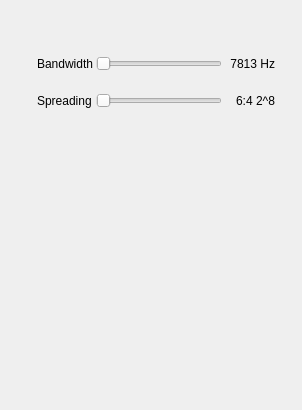
<?xml version="1.0" encoding="UTF-8"?>
<ui version="4.0">
 <class>LoRaDemodGUI</class>
 <widget class="RollupWidget" name="LoRaDemodGUI">
  <property name="geometry">
   <rect>
    <x>0</x>
    <y>0</y>
    <width>302</width>
    <height>410</height>
   </rect>
  </property>
  <property name="windowTitle">
   <string>LoRa Demodulator</string>
  </property>
  <widget class="QWidget" name="settingsContainer" native="true">
   <property name="geometry">
    <rect>
     <x>35</x>
     <y>35</y>
     <width>242</width>
     <height>96</height>
    </rect>
   </property>
   <property name="windowTitle">
    <string>Settings</string>
   </property>
   <layout class="QGridLayout" name="gridLayout">
    <property name="margin">
     <number>2</number>
    </property>
    <property name="spacing">
     <number>3</number>
    </property>
    <item row="0" column="0">
     <widget class="QLabel" name="label">
      <property name="text">
       <string>Bandwidth</string>
      </property>
     </widget>
    </item>
    <item row="1" column="0">
     <widget class="QLabel" name="mabel">
      <property name="text">
       <string>Spreading</string>
      </property>
     </widget>
    </item>
    <item row="0" column="1">
     <widget class="QSlider" name="BW">
      <property name="minimum">
       <number>0</number>
      </property>
      <property name="maximum">
       <number>4</number>
      </property>
      <property name="pageStep">
       <number>1</number>
      </property>
      <property name="value">
       <number>0</number>
      </property>
      <property name="orientation">
       <enum>Qt::Horizontal</enum>
      </property>
     </widget>
    </item>
    <item row="1" column="1">
     <widget class="QSlider" name="Spread">
      <property name="minimum">
       <number>0</number>
      </property>
      <property name="maximum">
       <number>2</number>
      </property>
      <property name="pageStep">
       <number>1</number>
      </property>
      <property name="value">
       <number>0</number>
      </property>
      <property name="orientation">
       <enum>Qt::Horizontal</enum>
      </property>
     </widget>
    </item>
    <item row="0" column="2">
     <widget class="QLabel" name="BWText">
      <property name="minimumSize">
       <size>
        <width>50</width>
        <height>0</height>
       </size>
      </property>
      <property name="text">
       <string>7813 Hz</string>
      </property>
      <property name="alignment">
       <set>Qt::AlignRight|Qt::AlignTrailing|Qt::AlignVCenter</set>
      </property>
     </widget>
    </item>
    <item row="1" column="2">
     <widget class="QLabel" name="SpreadText">
      <property name="minimumSize">
       <size>
        <width>50</width>
        <height>0</height>
       </size>
      </property>
      <property name="text">
       <string>6:4 2^8</string>
      </property>
      <property name="alignment">
       <set>Qt::AlignRight|Qt::AlignTrailing|Qt::AlignVCenter</set>
      </property>
     </widget>
    </item>
   </layout>
  </widget>
  <widget class="QWidget" name="spectrumContainer" native="true">
   <property name="geometry">
    <rect>
     <x>40</x>
     <y>140</y>
     <width>218</width>
     <height>184</height>
    </rect>
   </property>
   <property name="windowTitle">
    <string>Channel Spectrum</string>
   </property>
   <layout class="QVBoxLayout" name="verticalLayout">
    <property name="spacing">
     <number>2</number>
    </property>
    <property name="margin">
     <number>3</number>
    </property>
    <item>
     <widget class="GLSpectrum" name="glSpectrum" native="true">
      <property name="minimumSize">
       <size>
        <width>200</width>
        <height>150</height>
       </size>
      </property>
     </widget>
    </item>
    <item>
     <widget class="GLSpectrumGUI" name="spectrumGUI" native="true"/>
    </item>
   </layout>
  </widget>
 </widget>
 <customwidgets>
  <customwidget>
   <class>GLSpectrum</class>
   <extends>QWidget</extends>
   <header>gui/glspectrum.h</header>
   <container>1</container>
  </customwidget>
  <customwidget>
   <class>GLSpectrumGUI</class>
   <extends>QWidget</extends>
   <header>gui/glspectrumgui.h</header>
   <container>1</container>
  </customwidget>
  <customwidget>
   <class>RollupWidget</class>
   <extends>QWidget</extends>
   <header>gui/rollupwidget.h</header>
   <container>1</container>
  </customwidget>
 </customwidgets>
 <resources/>
 <connections/>
</ui>
